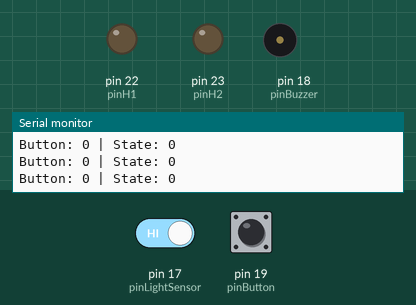
A sketch run on a simulated Arduino Mega 2560, built with avr-gcc and run on an emulated ATmega2560. On the bench: output pins drawn as LEDs (lit = HIGH), buzzer (waves = sounding), the last lines printed to the serial monitor. Inputs (shaded band) come from the test bench; at power-on: pin 19 (pinButton) LOW, pin 17 (pinLightSensor) HIGH.

Above: at 1.2 s.
1.3 s: pin 19 (pinButton) pulled HIGH for 0.15 s
At 1.5 s:
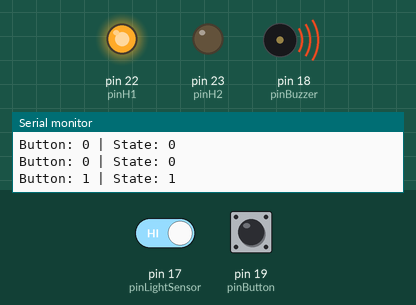
Timing chart, 0 to 10.3 s (numbered marks = the images above; inputs shaded):
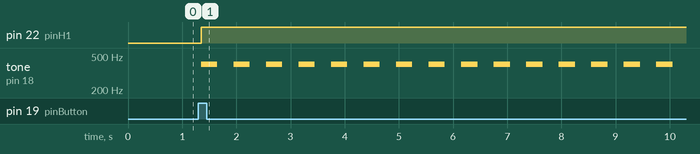

The sketch:

proyecto.ino
```cpp
//---------DECLARACIÓN DE VARIABLES -------------------

//Pines de Entrada y Salida

const int pinH1 = 22;
const int pinH2 = 23;
const int pinButton = 19;
const int pinLightSensor = 17;
const int pinBuzzer = 18;


//Se utiliza un booleano para invertir la dirección del motor.

bool directionUp = true;


//Se utiliza un enum para los casos posibles.

enum State {
  OFF,
  WAITING_FOR_LIGHT,
  WAITING_FOR_SHADOW
};

//Se inicia con el primer estado.

State currentState = OFF;

int TimeButtonState = LOW;
int lastButtonReading = LOW;

//Se utiliza un intervalo de 50 ms cocmo antirebote.

unsigned long lastTime = 0;
const unsigned long DelayTime = 50;


//Se van a mostrar 5 lecturas por segundo en el monitor serie.

unsigned long lastSerialTime = 0;
const unsigned long SerialInterval = 200;

//Por amor a los oídos, se implementa un intervalo para el buzzer.

unsigned long lastBuzzerTime = 0;
const unsigned long BuzzerInterval = 300;
bool buzzerOn = false;

void setup() {
  Serial.begin(9600);

  pinMode(pinH1, OUTPUT);
  pinMode(pinH2, OUTPUT);
  pinMode(pinBuzzer, OUTPUT);
  pinMode(pinLightSensor, INPUT);
  pinMode(pinButton, INPUT);

  stopMotor();
}

//--------------BUCLE------------------

void loop() {

  unsigned long currentTime = millis();

  int rawReading = digitalRead(pinButton);
  bool buttonJustPressed = false;


  //Lee el pulsador y actualiza su tiempo

  if (rawReading != lastButtonReading) {
    lastTime = currentTime;
  }

  //Se realiza la lectura definitiva del pulsador al superar los 50 ms.

  if ((currentTime - lastTime) > DelayTime) {
    if (rawReading != TimeButtonState) {
      TimeButtonState = rawReading;
      if (TimeButtonState == HIGH) {
        buttonJustPressed = true;
      }
    }
  }
  lastButtonReading = rawReading;

  //Muestra las lecturas en el tiempo especificado.

  if (currentTime - lastSerialTime >= SerialInterval) {
    lastSerialTime = currentTime;
    Serial.print("Button: ");
    Serial.print(TimeButtonState);
    Serial.print(" | State: ");
    Serial.println(currentState);
  }

  //Genera un pitido intermitente mientras el motor está activo.

  if (currentState != OFF) {
    if (currentTime - lastBuzzerTime >= BuzzerInterval) {
      lastBuzzerTime = currentTime;
      buzzerOn = !buzzerOn;
      if (buzzerOn) {
        tone(pinBuzzer, 400);
      } else {
        noTone(pinBuzzer);
      }
    }
  }

  bool isShadow = (digitalRead(pinLightSensor) == HIGH);

  //Se utiliza un switch case para los estados.

  switch (currentState) {

    case OFF:
      stopMotor();
      if (buttonJustPressed) {
        activateMotor(directionUp);
        currentState = WAITING_FOR_LIGHT;
      }
      break;

    //El estado WAITING FOR LIGHT simplemente funciona para que el programa
    //pueda detectar siempre la sombra como señal.

    case WAITING_FOR_LIGHT:
      if (!isShadow) {
        currentState = WAITING_FOR_SHADOW;
      }
      break;

    case WAITING_FOR_SHADOW:
      if (isShadow) {
        stopMotor();
        currentState = OFF;
        directionUp = !directionUp;
      }
      break;
  }
}

//-----------FUNCIONES-----------------

void activateMotor(bool up) {
  if (up) {
    digitalWrite(pinH1, HIGH);
    digitalWrite(pinH2, LOW);
  } else {
    digitalWrite(pinH1, LOW);
    digitalWrite(pinH2, HIGH);
  }
  // Se inicia el primer pítido del buzzer en su única ejecución
  //y se utiliza el booleano para que continue.

  tone(pinBuzzer, 400);
  buzzerOn = true;
  lastBuzzerTime = millis();
}

void stopMotor() {
  digitalWrite(pinH1, LOW);
  digitalWrite(pinH2, LOW);
  noTone(pinBuzzer);
  buzzerOn = false;
}
```

Measured:
- after the input at 1.3 s, pin 22 (pinH1): LOW → HIGH after 0.05 s; tone on pin 18 (pinBuzzer): alternates 400 Hz for 0.30 s and silent for 0.30 s, starting after 0.05 s
